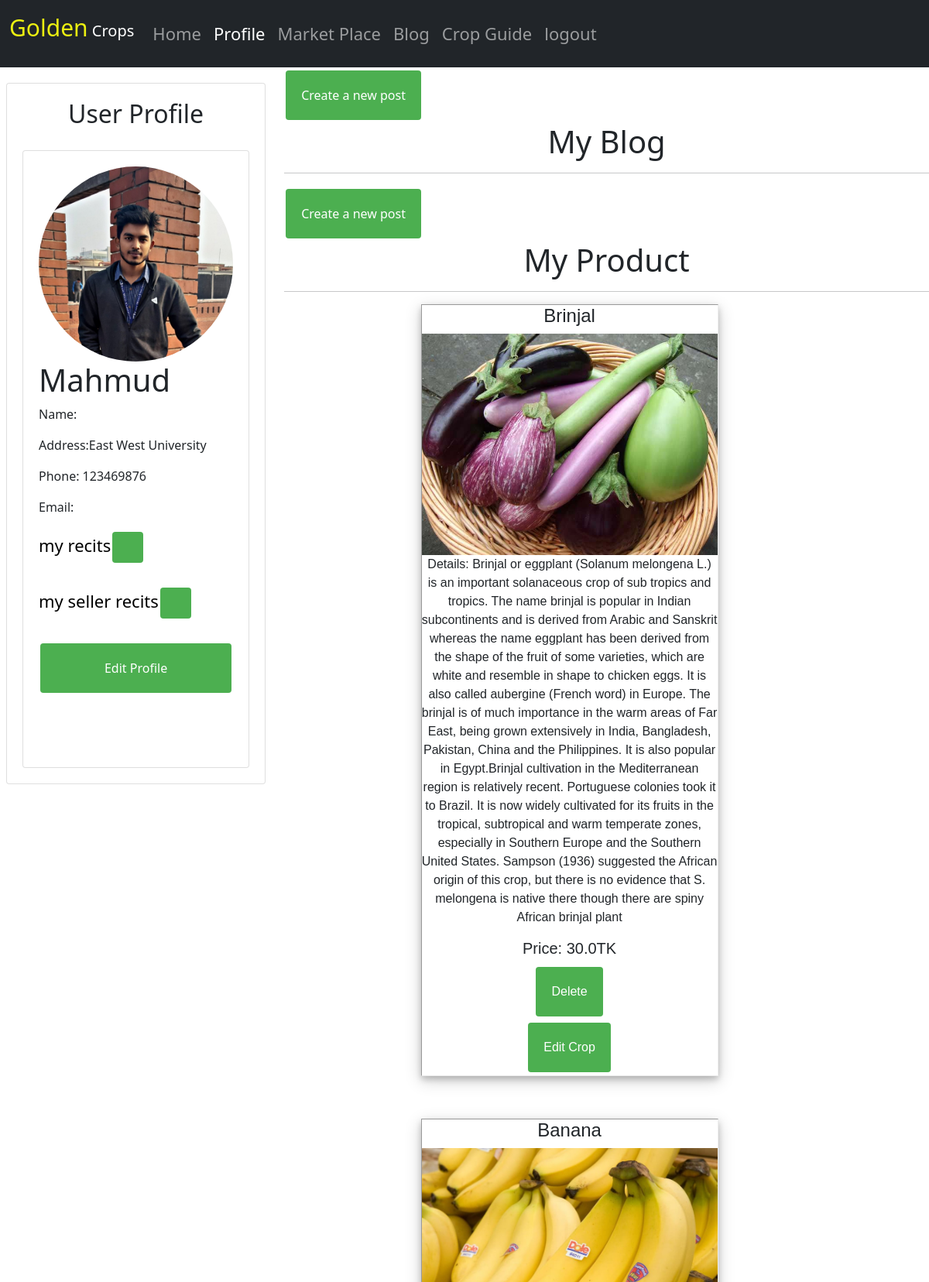
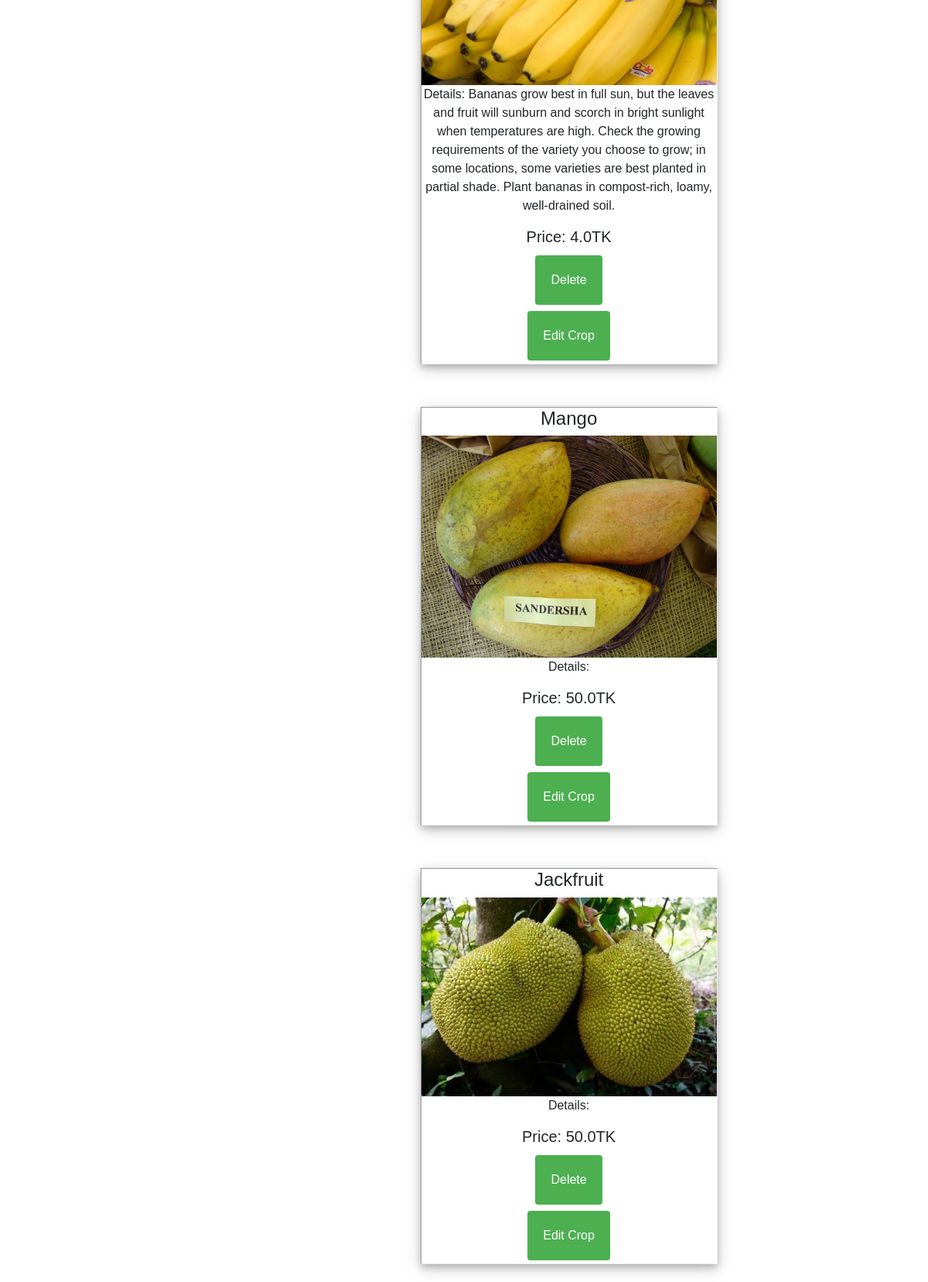
/profile (signed in, upper part), run on the app's committed database (2 pictures, top to bottom).
### home/models.py (models this page shows)
class Profile(models.Model):
    user = models.OneToOneField(User, null=True, on_delete=models.CASCADE)
    image=models.ImageField(upload_to="home/images", default="",null=True, blank=True)
    name=models.CharField(max_length=255, null=True, blank=True)
    address = models.TextField(max_length=1000, null=True, blank=True)
    phone = models.CharField(max_length=255, null=True, blank=True)
    email = models.EmailField(max_length=254,null=True, blank=True)
    def __str__(self):
        return "%s" % (self.user)

class Crop(models.Model):
    username=models.ForeignKey(Profile, null=True, on_delete=models.CASCADE)
    title=models.TextField(max_length=50, blank=True)
    details=models.TextField(max_length=1000, blank=True)
    unit2=models.TextField(max_length=50, blank=True)
    unit=models.FloatField(max_length=100, blank=True)
    price=models.FloatField(max_length=100, blank=True)
    image=models.ImageField(upload_to="home/images", default="",null=True, blank=True)
    pub_date=models.DateTimeField(auto_now_add=True)

### home/views.py (the view)
# urls.py: path("profile",views.profile, name='profile'),
def profile (request):
    if request.user.is_authenticated:
        data=Profile.objects.all()
        data2=Blog.objects.all()
        data3=Crop.objects.all()
        c=Comment.objects.all()
        a=[]
        b=[]
        for temp in data2:
            s=str(temp.username)
            if s==request.user.username:
                a.append(temp)
        for temp in data3:
            s=str(temp.username)
            if s==request.user.username:
                b.append(temp)
        return render(request,'profile.html',{'data':data, 'a':a,'b':b,'c':c})
    else:
        return HttpResponse("Please Login First")

### templates/profile.html (shortened to what this page needs)
{% extends 'base.html' %}
 {% block profileactive%}active{% endblock profileactive%}
{% block body %}
<div class="row">
  <div class="pleftcolumn">
    <div class="card">
<h2 style="text-align:center">User Profile</h2>
<div class="card">
           <a href="{{user.profile.image}}">
               <img class="proimg" src="{{user.profile.image}}" alt="John" style="width:100%">
          </a>
  <h1>{{user.username}}</h1>
  <p>Name: {{user.username.name}}</p>
  <p>Address:{{user.profile.address}}</p>
  <p>Phone: {{user.profile.phone}}</p>
   <p>Email: {{user.profile.field_name}}</p>
      <a href="my_recits">my recits<i class="btn"></i></a></br>
    <a href="my_seller_recit">my seller recits<i class="btn"></i></a> </br>
    <a href="{%url 'edit_pro' user.profile.id %}" class="btn">Edit Profile</a></br>
</div>
    </div>
  </div>
  <div class="prightcolumn">
       <a href="/blog_form" class="btn">Create a new post</a>
       		<h1 class="text-center">My Blog</h1>
		<hr>
 <a href="/market_place_form"class="btn">Create a new post</a>
    <div>
		<h1 class="text-center">My Product</h1>
		<hr>
<div class="blogfull">
     {% for temp in b %}
     <div  class="blog">
     <center>
    <h4>{{temp.title}}</br></h4>
    <div class="image">
               <a href="{{temp.image}}">
               <img src="{{temp.image}}"class="w-100">
          </a>
				</div>
    <p class="text-center">Details: {{temp.details}}</p>
	<h5 class="text-center">Price: {{temp.price}}TK</h5>
<form action="/delete_product" method ="post" id="Systemform" >
    <button type="Submit" name="System" value="{{temp}}" form="Systemform" class="btn">Delete</button>
    </form>
    <a href="{%url 'edit_crop' temp.id %}" class="btn">Edit Crop</a>
    </div>
    {% endfor %}
    </div>
{% endblock body %}

### templates/style.css (style rules this page uses)
.blogfull { margin:0 auto; max-width: 1000px; display:grid; grid-template-columns: repeat(auto-fit , minmax(10rem,30rem)); justify-content: center; gap: 30px; font-family: sans-serif; }
.blog { border: 1px; border-style:inset; width: 80%; background-color: white; box-shadow: 0 4px 8px 0 rgba(0, 0, 0, 0.2), 0 6px 20px 0 rgba(0, 0, 0, 0.19); margin-bottom: 25px; }
.proimg { border-radius: 50%; }
.prightcolumn { float: left; width: 70%; }
.pleftcolumn { float: left; width: 30%; padding-left: 20px; }
.card { background-color: white; padding: 20px; margin-top: 20px; }
a { text-decoration: none; font-size: 22px; color: black; }
.btn { background-color: #4CAF50; border: none; color: white; padding: 20px; text-align: center; text-decoration: none; display: inline-block; font-size: 16px; margin: 4px 2px; cursor: pointer; }
.row:after { content: ""; display: table; clear: both; float:right }

### data on the page
Crop: title "Brinjal", image (picture), details "Brinjal or eggplant (Solanum melongena L.) is an important solanaceous crop of sub tropics and tropics. The name brinjal is popular in Indian subcontinents and is derived from Arabic and Sanskrit whereas the name eggplant has been derived from the shape of the fruit of some varieties, which are white and resemble in shape to chicken eggs. It is also called aubergine (French word) in Europe. The brinjal is of much importance in the warm areas of Far East, being grown extensively in India, Bangladesh, Pakistan, China and the Philippines. It is also popular in Egypt.Brinjal cultivation in the Mediterranean region is relatively recent. Portuguese colonies took it to Brazil. It is now widely…", price "30.0"
Crop: title "Banana", image (picture), details "Bananas grow best in full sun, but the leaves and fruit will sunburn and scorch in bright sunlight when temperatures are high. Check the growing requirements of the variety you choose to grow; in some locations, some varieties are best planted in partial shade. Plant bananas in compost-rich, loamy, well-drained soil.", price "4.0"
Crop: title "Mango", image (picture), price "50.0"
Crop: title "Jackfruit", image (picture), price "50.0"

### other printed values
{{ user.username }} "Mahmud"
{{ user.profile.address }} "East West University"
{{ user.profile.phone }} "123469876"
